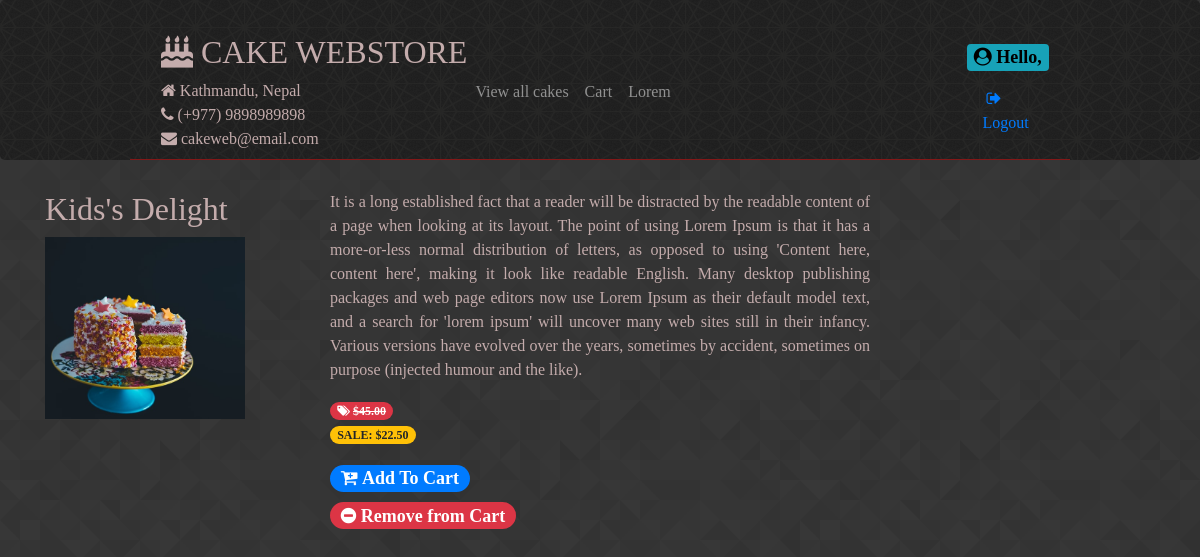
Page /products/6/ on the committed database.
### store/models.py (models this page shows, shortened)
class Product(models.Model):
    id = models.AutoField(primary_key=True)
    name = models.CharField(max_length=200)
    description = models.TextField()
    occasion = models.CharField(choices=OCCASIONS, max_length=2, default='G')
    price = models.FloatField()
    discount_rate = models.FloatField(null=False, blank=True, default=0)
    sale_start = models.DateTimeField(blank=True, null=True, default=None)
    sale_end = models.DateTimeField(blank=True, null=True, default=None)
    photo = models.ImageField(blank=True, null=True,default=None, upload_to='products')
    def is_on_sale(self):
        now = timezone.now()
        if self.sale_start:
            if self.sale_end:
                return self.sale_start <= now <= self.sale_end
            return self.sale_start <= now
        return False
    def get_price(self):
        return self.price
    def current_price(self):
        if self.is_on_sale():
            discounted_price = self.price * (1 - self.discount_rate)
            return round(discounted_price, 2)
        return self.get_rounded_price()

### store/views.py (the view)
# urls.py: path('products/<pk>/', store.views.CakeSingleView.as_view(), name='showCake'),
class CakeSingleView(DetailView):
    model = Product
    template_name = 'store/product.html'

### store/templates/store/product.html (shortened to what this page needs)
{% extends "base.html" %}
{% block content %}
<div class="row">
  <div class="col-sm-3">
    <h2>{{ product.name }}</h2>
    {% if product.photo %}
    <div>
      <a href="{% url 'showCake' product.id %}">
        <img width="200" src="{{ MEDIA_URL }}{{ product.photo }}" />
      </a>
    </div>
    {% endif %}
  </div>
  <div class="col-sm-6">
    <p class="text-justify">{{ product.description }}</p>
    {% if product.is_on_sale %}
    <p>
      <span class="badge badge-pill badge-danger"><i
          class="fa fa-tags"></i>&nbsp<del>${{ product.get_price|floatformat:2 }}</del></span><br />
      <span class="badge badge-pill badge-warning">SALE: ${{ product.current_price|floatformat:2 }}</span>
    </p>
  {% endif %}
  <div>
    <a href="{% url 'addToCart' product.id %}">
      <h4><span class="badge badge-pill badge-primary"><i class="fa fa-cart-plus">&nbsp</i>Add To Cart</span></h4>
    </a>
    <a href="{% url 'removeFromCart' product.id %}">
      <h4><span class="badge badge-pill badge-danger"><i class="fa fa-minus-circle"></i>&nbsp</i>Remove from Cart</span>
      </h4>
    </a>
  </div>
</div>
</div>
{% endblock %}

### store/static/store/styles.css (style rules this page uses)
body { font-family: Caslon !important; color: #c4acac; background: url(images/prism.png) fixed; }

### rows in the picture
Product: name "Kids's Delight", photo (picture), description "It is a long established fact that a reader will be distracted by the readable content of a page when looking at its layout. The point of using Lorem Ipsum is that it has a more-or-less normal distribution of letters, as opposed to using 'Content here, content here', making it look like readable English. Many desktop publishing packages and web page editors now use Lorem Ipsum as their default model text, and a search for 'lorem ipsum' will uncover many web sites still in their infancy. Various versions have evolved over the years, sometimes by accident, sometimes on purpose (injected humour and the like).", get_price "45.00", current_price "22.50"
